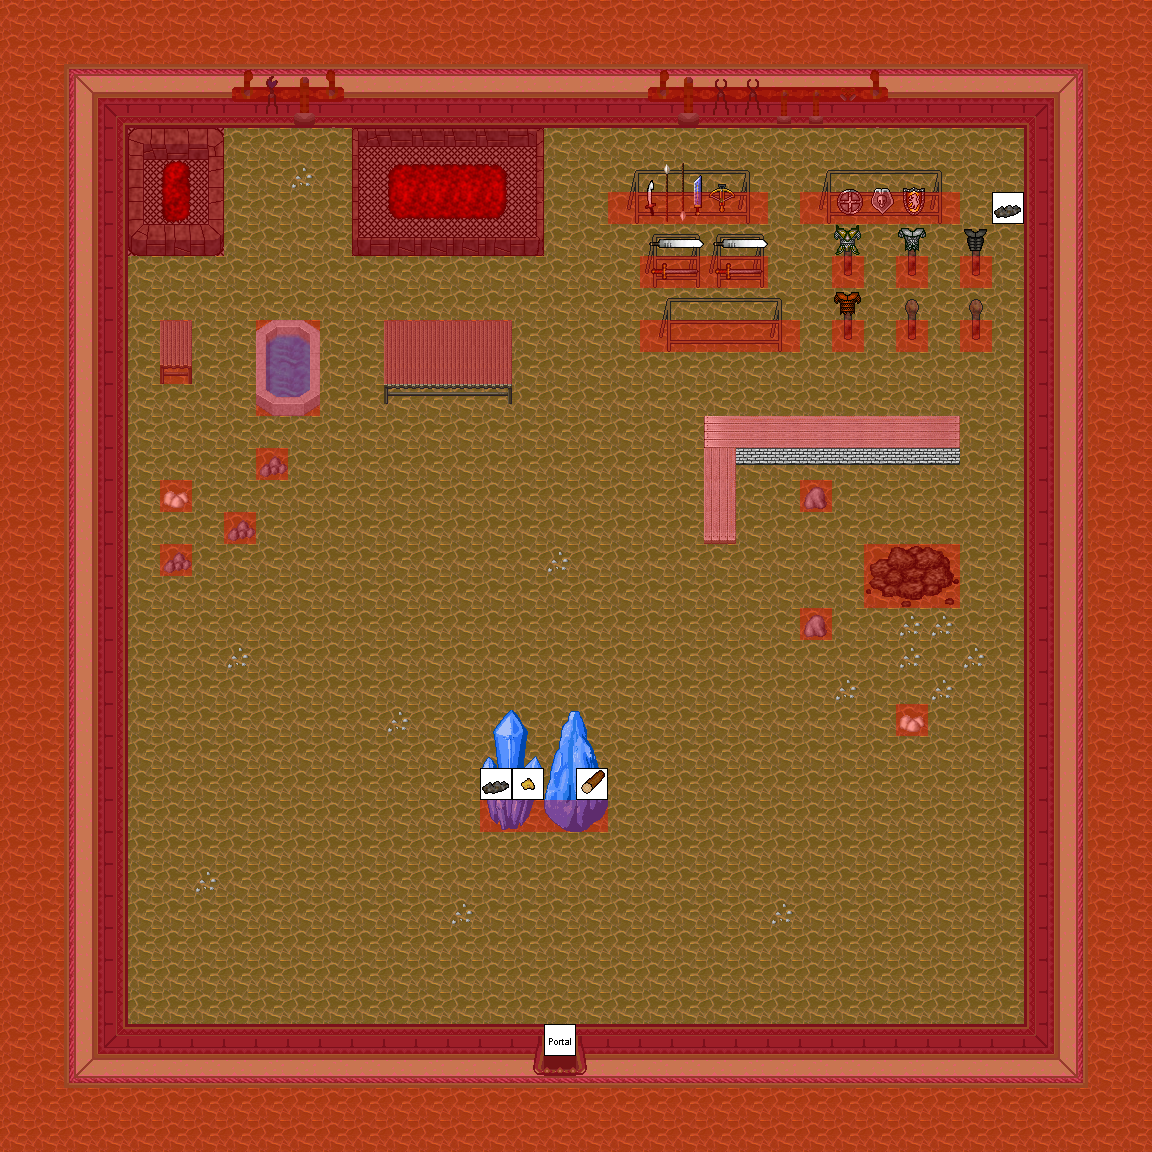

Rendered tile map (Tiled .tmx) drawn with the repository's tilesets; below, a short description and the map source with its tile grids summarised:
An orthogonal 36x36 tile map with 32x32 px tiles, 7 tile layers (0_floor, 1_terrain, 2_object, 3_roof, ...), 1 hidden layer not drawn, 25 tilesets.

<map version="0.99b" orientation="orthogonal" width="36" height="36" tilewidth="32" tileheight="32">
 <tileset name="../../tileset/item/furniture/carpet/carpets.png" firstgid="1" tilewidth="32" tileheight="32">
  <image source="../../tileset/item/furniture/carpet/carpets.png" />
 </tileset>
 <tileset name="../../tileset/building/wall/int_wall_light_red.png" firstgid="9" tilewidth="32" tileheight="32">
  <image source="../../tileset/building/wall/int_wall_light_red.png" />
 </tileset>
 <tileset name="../../tileset/building/decoration/fireplace.png" firstgid="37" tilewidth="32" tileheight="32">
  <image source="../../tileset/building/decoration/fireplace.png" />
 </tileset>
 <tileset name="../../tileset/ground/fire/fire_small.png" firstgid="46" tilewidth="32" tileheight="32">
  <image source="../../tileset/ground/fire/fire_small.png" />
 </tileset>
 <tileset name="../../tileset/item/furniture/table/grey_long.png" firstgid="52" tilewidth="32" tileheight="32">
  <image source="../../tileset/item/furniture/table/grey_long.png" />
 </tileset>
 <tileset name="../../tileset/building/decoration/pool.png" firstgid="56" tilewidth="32" tileheight="32">
  <image source="../../tileset/building/decoration/pool.png" />
 </tileset>
 <tileset name="../../tileset/building/decoration/fireplace_2.png" firstgid="65" tilewidth="32" tileheight="32">
  <image source="../../tileset/building/decoration/fireplace_2.png" />
 </tileset>
 <tileset name="../../tileset/ground/fire/fire.png" firstgid="74" tilewidth="32" tileheight="32">
  <image source="../../tileset/ground/fire/fire.png" />
 </tileset>
 <tileset name="../../tileset/item/furniture/table/grey_plain.png" firstgid="101" tilewidth="32" tileheight="32">
  <image source="../../tileset/item/furniture/table/grey_plain.png" />
 </tileset>
 <tileset name="../../tileset/building/decoration/toolset.png" firstgid="110" tilewidth="32" tileheight="32">
  <image source="../../tileset/building/decoration/toolset.png" />
 </tileset>
 <tileset name="../../tileset/building/entrance/light_red_ns_ew.png" firstgid="128" tilewidth="32" tileheight="32">
  <image source="../../tileset/building/entrance/light_red_ns_ew.png" />
 </tileset>
 <tileset name="../../tileset/item/armor/weapons_rack.png" firstgid="156" tilewidth="32" tileheight="32">
  <image source="../../tileset/item/armor/weapons_rack.png" />
 </tileset>
 <tileset name="../../tileset/item/armor/sword_rack.png" firstgid="174" tilewidth="32" tileheight="32">
  <image source="../../tileset/item/armor/sword_rack.png" />
 </tileset>
 <tileset name="../../tileset/item/furniture/table/grey_pale.png" firstgid="178" tilewidth="32" tileheight="32">
  <image source="../../tileset/item/furniture/table/grey_pale.png" trans="ff00ff" />
 </tileset>
 <tileset name="../../tileset/item/furniture/table/brick_base.png" firstgid="186" tilewidth="32" tileheight="32">
  <image source="../../tileset/item/furniture/table/brick_base.png" trans="ff00ff" />
 </tileset>
 <tileset name="../../tileset/item/furniture/other/stick.png" firstgid="189" tilewidth="32" tileheight="32">
  <image source="../../tileset/item/furniture/other/stick.png" />
 </tileset>
 <tileset name="../../tileset/item/furniture/table/table_with_hob_pale.png" firstgid="191" tilewidth="32" tileheight="32">
  <image source="../../tileset/item/furniture/table/table_with_hob_pale.png" trans="ff00ff" />
 </tileset>
 <tileset name="../../tileset/item/armor/armor.png" firstgid="194" tilewidth="32" tileheight="32">
  <image source="../../tileset/item/armor/armor.png" />
 </tileset>
 <tileset name="../../tileset/logic/portal.png" firstgid="198" tilewidth="32" tileheight="32">
  <image source="../../tileset/logic/portal.png" />
 </tileset>
 <tileset name="../../tileset/logic/collision.png" firstgid="205" tilewidth="32" tileheight="32">
  <image source="../../tileset/logic/collision.png" />
 </tileset>
 <tileset name="../../tileset/logic/protection.png" firstgid="206" tilewidth="32" tileheight="32">
  <image source="../../tileset/logic/protection.png" />
 </tileset>
 <tileset name="rock_cluster.png" firstgid="207" tilewidth="32" tileheight="32">
  <image source="../../tileset/ground/rock/rock_cluster.png" />
 </tileset>
 <tileset name="rocks.png" firstgid="213" tilewidth="32" tileheight="32">
  <image source="../../tileset/ground/rock/rocks.png" />
 </tileset>
 <tileset name="blue_crystal.png" firstgid="217" tilewidth="32" tileheight="32">
  <image source="../../tileset/ground/rock/blue_crystal.png" />
 </tileset>
 <tileset name="resources.png" firstgid="237" tilewidth="32" tileheight="32">
  <image source="../../tileset/logic/item/resources.png" />
 </tileset>
 <layer name="0_floor" width="36" height="36">
  <data>[1296 cells, 1296 non-empty, 2 distinct tile ids]</data>
 </layer>
 <layer name="1_terrain" width="36" height="36">
  <data>[1296 cells, 327 non-empty, 72 distinct tile ids]</data>
 </layer>
 <layer name="2_object" width="36" height="36">
  <data>[1296 cells, 72 non-empty, 38 distinct tile ids]</data>
 </layer>
 <layer name="3_roof" width="36" height="36">
  <data>[1296 cells, 30 non-empty, 17 distinct tile ids]</data>
 </layer>
 <layer name="4_roof_add" width="36" height="36">
  <data>[1296 cells, 12 non-empty, 12 distinct tile ids]</data>
 </layer>
 <layer name="objects" width="36" height="36">
  <data>[1296 cells, 5 non-empty, 4 distinct tile ids]</data>
 </layer>
 <layer name="collision" width="36" height="36" opacity="0.37">
  <data>[1296 cells, 616 non-empty, 1 distinct tile ids]</data>
 </layer>
 <layer name="protection" width="36" height="36" visible="0" opacity="0.22">
  <data>[1296 cells, 1296 non-empty, 1 distinct tile ids]</data>
 </layer>
</map>
